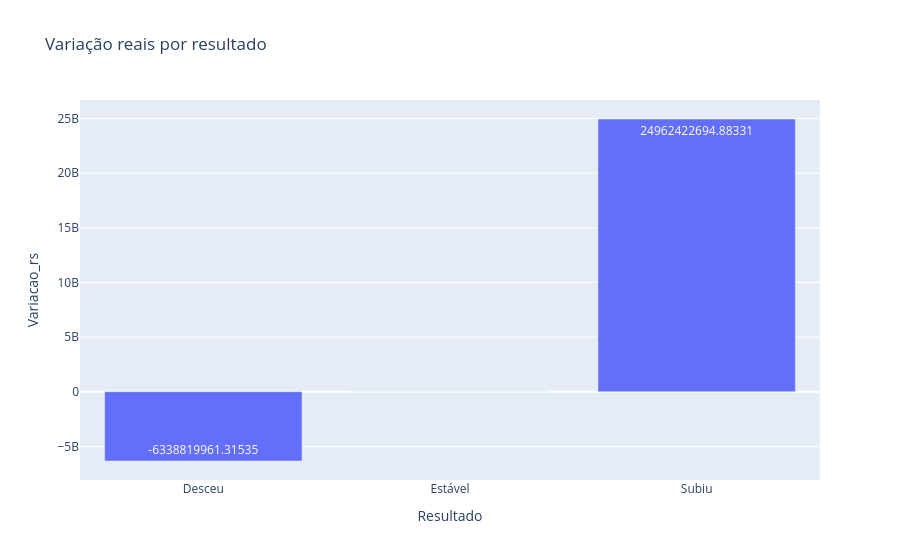

The code cell stored with this chart in its notebook:
### Markdown cell above
Agora com esses df’s vamos criar os gráficos.

Vamos usar a biblioteca Plotly Express, que importamos lá em cima junto do pandas.

O apelido para o Plotly Express é px.

fig é a variável que guarda a figura.
.bar é pq estamos criando um gráfico de barras.

x = eixo horizontal
y = eixo vertical

text é para indicar os valores que vão aparecer como rótulos nas barras.

fig.show() é para mostrar o gráfico.

### Code cell
fig = px.bar(df_analise_saldo, x='Resultado', y='Variacao_rs', text='Variacao_rs', title='Variação reais por resultado')
fig.show()

### Figure 1 — Plotly figure (JSON) as saved in the notebook; plotly's stock layout.template omitted (floating-point values rounded to 4 significant figures)
{"data": [{"hovertemplate": "Resultado=%{x}<br>Variacao_rs=%{text}<extra></extra>", "legendgroup": "", "marker": {"color": "#636efa", "pattern": {"shape": ""}}, "name": "", "orientation": "v", "showlegend": false, "text": [-6339000000.0, 0.0, 24960000000.0], "textposition": "auto", "type": "bar", "x": ["Desceu", "Estável", "Subiu"], "xaxis": "x", "y": [-6339000000.0, 0.0, 24960000000.0], "yaxis": "y"}], "layout": {"barmode": "relative", "legend": {"tracegroupgap": 0}, "title": {"text": "Variação reais por resultado"}, "xaxis": {"anchor": "y", "domain": [0, 1], "title": {"text": "Resultado"}}, "yaxis": {"anchor": "x", "domain": [0, 1], "title": {"text": "Variacao_rs"}}}}
